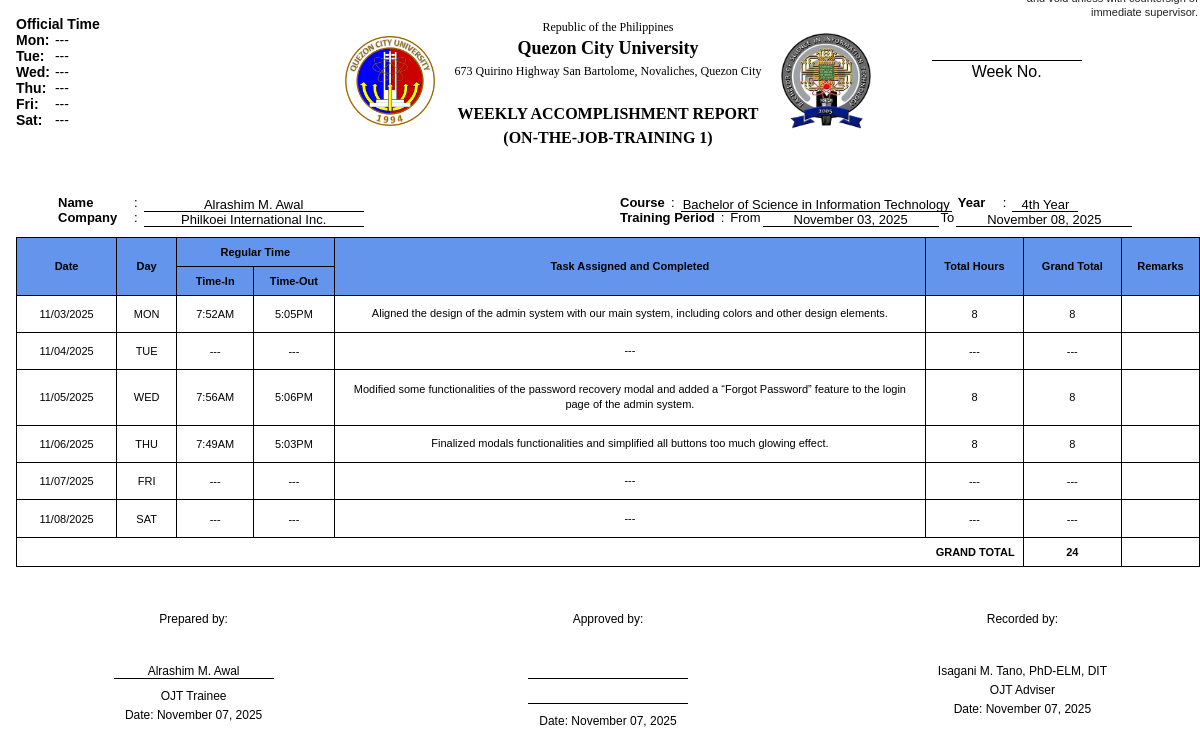
Screenshot of /php/viewform.php (signed in) with the database file from the repository.
### tables this page shows
CREATE TABLE `weekly_accomplishments` (
  `id` int(11) NOT NULL,
  `users_user_id` int(11) DEFAULT NULL,
  `date_record` date NOT NULL,
  `time_in` varchar(10) NOT NULL,
  `time_out` varchar(10) NOT NULL,
  `task_completed` text NOT NULL,
  `total_hours` decimal(5,2) DEFAULT 0.00,
  `grand_total` decimal(5,2) DEFAULT 0.00,
  `total` decimal(10,2) NOT NULL DEFAULT 0.00,
  `last_updated_at` datetime DEFAULT NULL
);

CREATE TABLE `student_info` (
  `student_id` int(11) NOT NULL,
  `users_user_id` int(11) NOT NULL,
  `student_fn` varchar(100) DEFAULT NULL,
  `student_mi` varchar(255) DEFAULT NULL,
  `student_ln` varchar(100) DEFAULT NULL,
  `student_course` varchar(50) DEFAULT '',
  `student_year` varchar(10) DEFAULT '',
  `company_name` varchar(100) DEFAULT '',
  `profile_picture` longblob DEFAULT NULL,
  `profile_picture_type` varchar(50) DEFAULT '',
  `created_at` timestamp NOT NULL DEFAULT current_timestamp(),
  `updated_at` timestamp NOT NULL DEFAULT current_timestamp() ON UPDATE current_timestamp()
);

### php/viewform.php (the view, shortened to what this page needs)
<?php
require_once "db.php";
$user_id = $_SESSION["user_id"];
$selectedWeek = isset($_GET["week"]) ? intval($_GET["week"]) : 0;
$selectedYear = isset($_GET["year"]) ? intval($_GET["year"]) : date('Y');
$approvedName = isset($_GET["approved_name"]) ? trim($_GET["approved_name"]) : '';
$approvedTitle = isset($_GET["approved_title"]) ? trim($_GET["approved_title"]) : '';
if ($selectedWeek === 0) {
    $selectedWeek = intval(date('W'));
    $selectedYear = intval(date('Y'));
}
$dateTime = new DateTime();
$dateTime->setISODate($selectedYear, $selectedWeek);
$monday = clone $dateTime;
$saturday = clone $dateTime;
$saturday->modify('+5 days');
$weekDates = [
    'MON' => $monday->format('Y-m-d'),
    'TUE' => (clone $monday)->modify('+1 day')->format('Y-m-d'),
    'WED' => (clone $monday)->modify('+2 days')->format('Y-m-d'),
    'THU' => (clone $monday)->modify('+3 days')->format('Y-m-d'),
    'FRI' => (clone $monday)->modify('+4 days')->format('Y-m-d'),
    'SAT' => (clone $monday)->modify('+5 days')->format('Y-m-d'),
];
$days = ['MON', 'TUE', 'WED', 'THU', 'FRI', 'SAT'];
$trainingFrom = $monday->format('F d, Y');
$trainingTo = $saturday->format('F d, Y');
$sql = "SELECT student_fn, student_mi, student_ln, company_name, student_course, student_year
    FROM student_info WHERE users_user_id = ?";
$stmt = $conn->prepare($sql);
$stmt->bind_param("i", $user_id);
$stmt->execute();
$result = $stmt->get_result();
$student = $result->fetch_assoc();
$name = "";
if (!empty($student)) {
    $name = $student['student_fn'];
    if (!empty($student['student_mi'])) {
        $name .= " " . strtoupper(substr($student['student_mi'], 0, 1)) . ".";
    }
    $name .= " " . $student['student_ln'];
}
$officialTimes = [
    'MON' => '',
    'TUE' => '',
    'WED' => '',
    'THU' => '',
    'FRI' => '',
    'SAT' => ''
];
$sumGrandTotal = 0;
$entriesByDay = array_fill_keys($days, null);
$weeklySql = "SELECT wa.*
              FROM weekly_accomplishments wa
              WHERE wa.users_user_id = ?
              AND YEAR(wa.date_record) = ?
              AND WEEK(wa.date_record, 1) = ?
              ORDER BY wa.date_record ASC";
if ($stmt = $conn->prepare($weeklySql)) {
    $stmt->bind_param("iii", $user_id, $selectedYear, $selectedWeek);
    $stmt->execute();
    $result = $stmt->get_result();
    while ($row = $result->fetch_assoc()) {
        $dayDate = new DateTime($row['date_record']);
        $day = strtoupper($dayDate->format('D'));
        if (!empty($row['time_in']) && !empty($row['time_out'])) {
            $timeIn = strtotime($row['time_in']);
            $timeOut = strtotime($row['time_out']);
            $totalHours = ($timeOut - $timeIn) / 3600;
            $intHours = (int) floor($totalHours);
            if ($intHours > 8) $intHours = 8;
            $row['total_hours'] = $intHours;
            $row['grand_total'] = $row['total_hours'];
            $sumGrandTotal += $row['grand_total'];
        } else {
            $row['total_hours'] = 0;
            $row['grand_total'] = 0;
        }
        $entriesByDay[$day] = $row;
    }
} else {
    error_log("Failed to prepare statement: " . $conn->error);
}
function safe($v) { return htmlspecialchars((string)$v ?? '', ENT_QUOTES, 'UTF-8'); }
function formatTime($time) {
    if ($time === null || empty($time) || $time === '00:00:00' || $time === 'null') {
        return '---';
    }
    return date('g:iA', strtotime($time));
}
?>
<?php
$isAjax = isset($_SERVER['HTTP_X_REQUESTED_WITH']) && strtolower($_SERVER['HTTP_X_REQUESTED_WITH']) === 'xmlhttprequest';
if (!$isAjax): ?>
<!DOCTYPE html>
<html>
<head>
    <link rel="stylesheet" href="css/viewform.css?v=<?php echo time(); ?>">
</head>
<body>
<?php endif; ?>
<?php $isPrint = isset($_GET['print']) && $_GET['print'] == '1'; ?>
<div class="viewform-container">
    <div class="header-container" style="display: flex; justify-content: center; align-items: center; gap: 20px; position: relative;">
  <div class="official-time" style="position: absolute; left: 0; top: 0; font-size: 14px; text-align: left;">
    <p><b>Official Time</b></p>
    <div style="display: flex; gap: 20px;">
        <div>
            <?php
            foreach ($officialTimes as $day => $time):
                $displayDay = ucfirst(strtolower($day));
                $raw = trim($time);
                if ($raw === '') {
                    $sep = '---';
                    $sepClass = 'ot-sep placeholder';
                }
            ?>
                <p>
                    <span class="ot-day"><?= $displayDay ?>:</span>
                    <span class="ot-time">
                        <span class="<?= $sepClass ?>"><?= $sep ?></span>
                    </span>
                </p>
            <?php endforeach; ?>
        </div>
    </div>
  </div>
  <div class="header-logo">
    <img src="img/qcu.png" alt="QCU Logo" style="width: 90px; height: auto;">
  </div>
  <div class="header-text" style="text-align: center;">
    <h3>Republic of the Philippines</h3>
    <h1>Quezon City University</h1>
    <h3>673 Quirino Highway San Bartolome, Novaliches, Quezon City</h3><br>
    <h2>WEEKLY ACCOMPLISHMENT REPORT</h2>
    <h2>(ON-THE-JOB-TRAINING 1)</h2>
  </div>
  <div class="header-logo">
    <img src="img/it.png" alt="IT Logo" style="width: 90px; height: auto;">
  </div>
</div>
<br>
<div class="header-section" style="position: relative;">
  <div id="week-number">
  <div style="min-width: 150px;">
    <div style="border-top: 1px solid black; padding-top: 2px;">
      Week No.
    </div>
  </div>
</div>
<div class="header-info-grid">
  <div class="info-left">
    <div class="info-row">
        <label>Name</label>
        <span class="sep"> : </span>
        <span class="underline"><?= safe($name) ?></span>
    </div>
    <div class="info-row">
        <label>Company</label>
        <span class="sep"> : </span>
        <span class="underline small company-underline"><?= safe($student['company_name'] ?? '') ?></span>
    </div>
  </div>
  <div class="info-right">
    <div class="info-row">
        <label>Course</label>
        <span class="sep"> : </span>
        <span class="underline small"><?= safe($student['student_course'] ?? '') ?></span>
        <label class="inline-year">Year</label>
        <span class="sep"> : </span>
        <span class="underline tiny"><?= safe($student['student_year'] ?? '') ?></span>
    </div>
    <div class="info-row">
        <label>Training Period</label>
        <span class="sep"> : </span>
        From <span class="underline small"><?= safe($trainingFrom) ?></span>
        To <span class="underline small"><?= safe($trainingTo) ?></span>
    </div>
  </div>
</div>
  <div class="warning-text">
  </div>
<table>
  <tr>
    <th rowspan="2">Date</th>
    <th rowspan="2">Day</th>
    <th colspan="2" class="regular-time">Regular Time</th>
    <th rowspan="2">Task Assigned and Completed</th>
    <th rowspan="2">Total Hours</th>
    <th rowspan="2">Grand Total</th>
    <th rowspan="2">Remarks</th>
  </tr>
  <tr>
    <th class="time-in">Time-In</th>
    <th class="time-out">Time-Out</th>
  </tr>
    <?php foreach ($days as $day) {
        $dateStr = $weekDates[$day] ?? '';
        $entry = $entriesByDay[$day] ?? null;
        $timeIn = $entry['time_in'] ?? null;
        $timeOut = $entry['time_out'] ?? null;
        $taskCompleted = $entry['task_completed'] ?? null;
        $totalHours = $entry['total_hours'] ?? null;
        $grandTotal = $entry['grand_total'] ?? null;
    ?>
    <tr>
        <td><?= empty($dateStr) ? '' : safe(date('m/d/Y', strtotime($dateStr))) ?></td>
        <td><?= $day ?></td>
        <td><?= formatTime($timeIn) ?></td>
        <td><?= formatTime($timeOut) ?></td>
        <td class="task-cell">
            <?= empty($taskCompleted) ? '---' : nl2br(safe($taskCompleted)) ?>
        </td>
    <td><?= $totalHours !== null ? safe(intval($totalHours)) : '---' ?></td>
    <td><?= $grandTotal !== null ? safe(intval($grandTotal)) : '---' ?></td>
        <td></td>
    </tr>
    <?php } ?>
  <tr>
    <td colspan="6" style="text-align: right; font-weight: bold;">GRAND TOTAL</td>
    <td><?= safe(intval($sumGrandTotal)) ?></td>
    <td></td>
  </tr>
</table>
<div class="signature-container"<?php if ($isPrint) echo ' style="margin-top:18px;margin-bottom:0;"'; ?>>
    <div class="signature-block">
        <p class="bold">Prepared by:</p>
        <br><br>
        <?php if (isset($isPrint) && $isPrint): ?>
        <p class="bold" style="margin: 0; border-bottom: none;"><?= htmlspecialchars($name) ?></p>
        <?php else: ?>
        <p class="line-field bold"><?= htmlspecialchars($name) ?></p>
        <?php endif; ?>
        <p>OJT Trainee</p>
    <p>Date: <?php if (isset($isPrint) && $isPrint): ?><span><?= htmlspecialchars(date('F d, Y', strtotime($weekDates['FRI']))) ?></span><?php else: ?><span contenteditable="true"><?= htmlspecialchars(date('F d, Y', strtotime($weekDates['FRI']))) ?></span><?php endif; ?></p>
    </div>
    <div class="signature-block">
        <p class="bold">Approved by:</p>
        <br><br>
        <?php if (isset($isPrint) && $isPrint): ?>
        <p class="bold" style="margin: 0; border-bottom: none;">
        <?php else: ?>
        <p contenteditable="true" class="line-field bold" data-placeholder="Type name here...">
        <?php endif; ?><?= $approvedName !== '' ? htmlspecialchars($approvedName) : '' ?></p>
        <?php if (isset($isPrint) && $isPrint): ?>
        <p class="" style="margin: 0; border-bottom: none;">
        <?php else: ?>
        <br>
        <p contenteditable="true" class="line-field" data-placeholder="Type title here...">
        <?php endif; ?><?= $approvedTitle !== '' ? htmlspecialchars($approvedTitle) : '' ?></p>
    <p>Date: <?php if (isset($isPrint) && $isPrint): ?><span><?= htmlspecialchars(date('F d, Y', strtotime($weekDates['FRI']))) ?></span><?php else: ?><span contenteditable="true"><?= htmlspecialchars(date('F d, Y', strtotime($weekDates['FRI']))) ?></span><?php endif; ?></p>
    </div>
    <div class="signature-block">
        <p class="bold">Recorded by:</p>
        <br><br>
        <p class="bold">Isagani M. Tano, PhD-ELM, DIT</p>
        <p>OJT Adviser</p>
    <p>Date: <?php if (isset($isPrint) && $isPrint): ?><span><?= htmlspecialchars(date('F d, Y', strtotime($weekDates['FRI']))) ?></span><?php else: ?><span contenteditable="true"><?= htmlspecialchars(date('F d, Y', strtotime($weekDates['FRI']))) ?></span><?php endif; ?></p>
    </div>
</div>
<?php if (!$isAjax): ?>
</body>
</html>
<?php endif; ?>

### php/viewform.php (style rules this page uses)
#week-number { position: absolute; right: 15%; top: -130px; text-align: center; min-width: 150px; z-index: 20; }
@media (max-width: 1200px) { #week-number { right: 10%; top: -120px; } }

### rows the page displays
weekly_accomplishments: date_record "Thu", dateStr "11/06/2025", day "THU", time_in "7:49AM", time_out "5:03PM", task_completed "Finalized modals functionalities and simplified all buttons too much glowing effect.", total_hours "8", grand_total "8"
student_info: safe($name) "Alrashim M. Awal", company_name "Philkoei International Inc.", student_course "Bachelor of Science in Information Technology", student_year "4th Year", name "Alrashim M. Awal"
weekly_accomplishments: dateStr "11/03/2025", day "MON", time_in "7:52AM", time_out "5:05PM", task_completed "Aligned the design of the admin system with our main system, including colors and other design elements.", total_hours "8", grand_total "8"
weekly_accomplishments: dateStr "11/05/2025", day "WED", time_in "7:56AM", time_out "5:06PM", task_completed "Modified some functionalities of the password recovery modal and added a “Forgot Password” feature to the login page of the admin system.", total_hours "8", grand_total "8"

### other values shown
$displayDay "Mon"
$sep "---"
$displayDay "Tue"
$displayDay "Wed"
$displayDay "Fri"
$displayDay "Sat"
safe(date('m/d/Y', strtotime($dateStr))) "11/04/2025"
$day "TUE"
formatTime($timeIn) "---"
formatTime($timeOut) "---"
safe(date('m/d/Y', strtotime($dateStr))) "11/07/2025"
$day "FRI"
safe(date('m/d/Y', strtotime($dateStr))) "11/08/2025"
$day "SAT"
safe(intval($sumGrandTotal)) "24"
